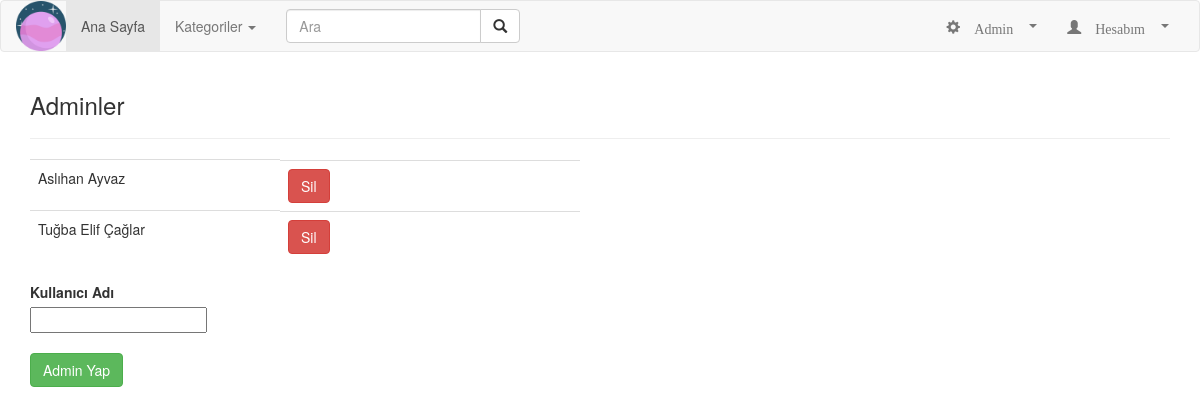
The page /userroles (signed in) on the database its author committed.
### main.py (models this page shows)
class Users(db.Model):
    ID = db.Column(db.Integer,primary_key=True)
    Name = db.Column(db.String(100))
    Surname = db.Column(db.String(100))
    Email = db.Column(db.String(200),unique=True,nullable=False)
    Password = db.Column(db.String(200),nullable=False)
    BirthdayDate = db.Column(db.Date)
    StartedDate = db.Column(db.Date)
    RoleID = db.Column(db.Integer)

### main.py (the view)
@app.route("/userroles",methods=["GET","POST"])
@login_required
@admin_required
def userroles():
    form = AdminForm(request.form)
    categories=Categories.query.all()
    admins=Users.query.filter_by(RoleID = 1).all()
    if(request.method == "POST" and form.validate()):
        fullname = form.name.data.rsplit(' ', 1)
        name = fullname[0]
        if (len(fullname) > 1): surname = fullname[1]
        user1 = Users.query.filter_by(Name=name)
        if(user1 != None and len(fullname) > 1):
            user = user1.filter_by(Surname = surname).first()
            if user != None:
                user.RoleID = 1
                db.session.commit()
                flash("Admin ekleme işlemi başarılı.","success")
                return redirect(url_for("userroles"))
    else:
        return render_template("editUserRoles.html", admins=admins, form=form, categories=categories)
    flash("Böyle bir kullanıcı bulunamadı.","danger")
    return render_template("editUserRoles.html", admins=admins, form=form, categories=categories)

### main.py
class AdminForm(Form):
    name=StringField("Kullanıcı Adı",validators=[validators.Length(min=2, max=60)])

### main.py (called while the page is built)
def login_required(func):
    @wraps(func)
    def decorator_function(*args,**kwargs):
        if "logged_in" in session:
            return func(*args,**kwargs)
        else:
            flash("Bu sayfayı görüntülemek için lütfen giriş yapın.","warning")
            return redirect(url_for("login"))
    return decorator_function

def admin_required(func):
    @wraps(func)
    def decorator_function(*args,**kwargs):
        if "role_id" in session:
            if(session["role_id"]==1):
                return func(*args,**kwargs)
            else:
                flash("Bu sayfayı görüntülemek için yetkiniz yok.","warning")
                return redirect(url_for("index"))
    return decorator_function

### Templates/editUserRoles.html
{% extends "layout.html" %}
{% block body %}
    <div>
        <h3>Adminler</h3>
        <hr>
        {% from "includes/formhelp.html" import render_field %}
        <table class="table">
            {% for adm in admins %}
                <tr>
                    <td style="width:250px;"> {{adm.Name}} {{adm.Surname}}</td>
                    <td style="width:300px; float:left;"><a href="/deleteAdmin/{{adm.ID}}" type="submit" class="btn btn-danger">Sil</a></td>
                </tr>
            {% endfor %}
        </table>
        <form method="post">
            {{ render_field(form.name ,class="form-control-lg") }}
            <br>
            <button type="submit" class="btn btn-success">Admin Yap</button>
        </form>
    </div>
{% endblock body %}

### rows shown on the page
Users: Name "Aslıhan", Surname "Ayvaz"
Users: Name "Tuğba Elif", Surname "Çağlar"

### other values the page prints
{{ field.label }} "Kullanıcı Adı"
